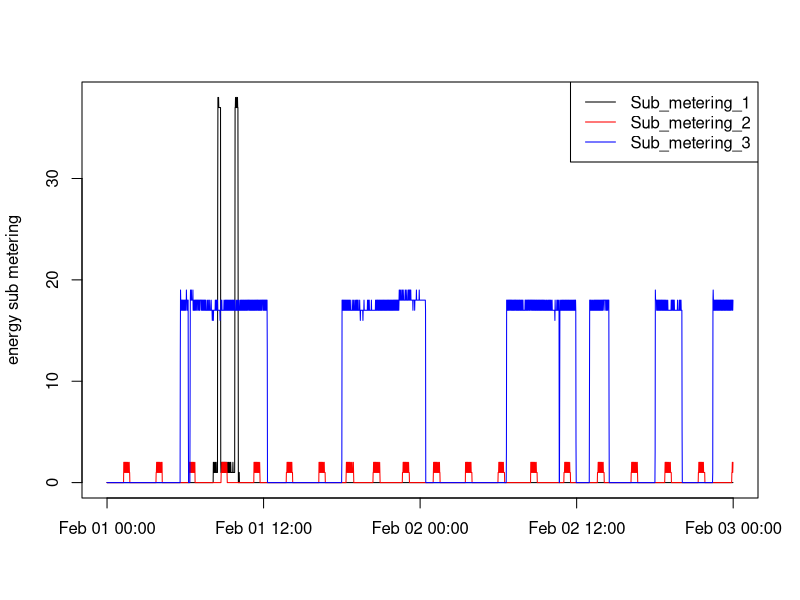

Here is the R script that generated this plot:
setwd("~/Desktop/Coursera4/WEEK 1/Project")
dat <- read.csv("data.csv")
head(dat)
dat$Date <- strptime(dat$Date, "%Y-%m-%d %H:%M:%S")
png(file = "plot3.png", width = 480, height = 480)
plot(dat$Date, dat$Sub_metering_1, type = "l", xlab = "", 
     ylab = "energy sub metering")
lines(dat$Date, dat$Sub_metering_2, type = "l", col = "red")
lines(dat$Date, dat$Sub_metering_3, type = "l", col = "blue")
legend("topright", lty = 1, col = c("black", "red", "blue"), 
       legend = c("Sub_metering_1", "Sub_metering_2", "Sub_metering_3"))
dev.off()